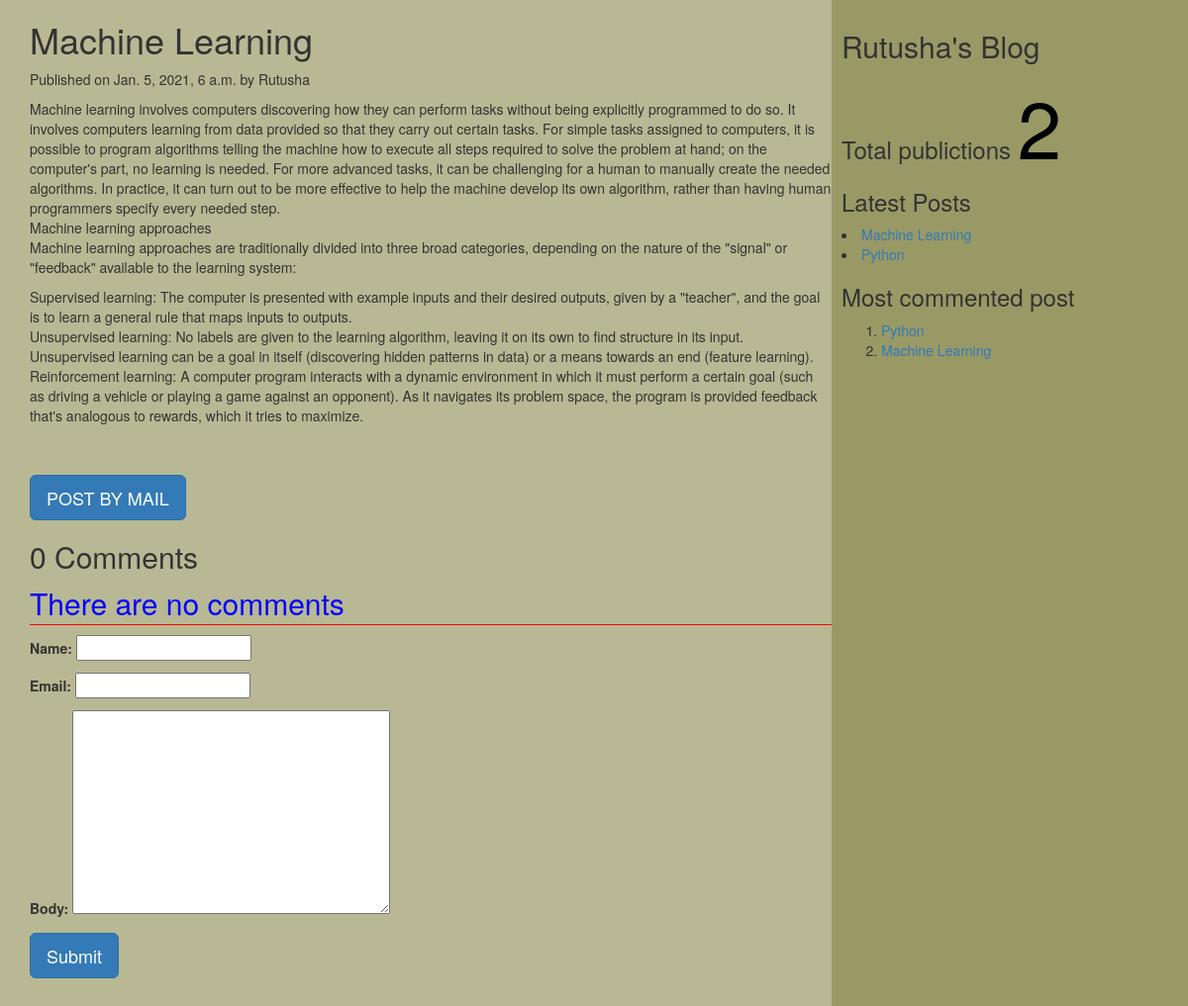
/2021/01/05/machine-learning, run on the app's committed database.
### myApp/models.py (models this page shows, shortened)
class Post(models.Model):
          tags=TaggableManager()
          STATUS_CHOICES=(('draft','Draft'),('published','Published'))
          title=models.CharField(max_length=256)
          slug=models.SlugField(max_length=264,unique_for_date='publish')
          author=models.ForeignKey(User,related_name='blog_posts',on_delete= models.CASCADE)
          body=models.TextField()
          publish=models.DateTimeField(default=timezone.now)
          created=models.DateTimeField(auto_now_add=True)
          updated=models.DateTimeField(auto_now=True)
          status= models.CharField(max_length=10,choices=STATUS_CHOICES,default='draft')
          objects=CustomManager()
          class Meta:
                ordering=('-publish',)
          def get_absolute_url(self):
                return reverse('post_detail',args=[self.publish.year,self.publish.strftime('%m'),self.publish.strftime('%d'),self.slug])

### myApp/views.py (the view, shortened to what this page needs)
# urls.py: url(r'(?P<year>\d{4})/(?P<month>\d{2})/(?P<day>\d{2})/(?P<post>[-\w]+)',views.post_detail_view,name='post_detail'),
def post_detail_view(request,year,month,day,post):
    post=get_object_or_404(Post,slug=post,publish__year=year,publish__month=month,publish__day=day)
    comments=post.comments.filter(active=True)
    csubmit=False
    form=CommentForm()
    d={'post':post,'form':form,'csubmit':csubmit,'comments':comments}
    return render(request,'myApp/post_detail.html',d)

### myApp/forms.py
class CommentForm(forms.ModelForm):
    class Meta:
        model=Comment
        fields=('name','email','body')

### myApp/models.py (called while the page is built)
    def get_queryset(self):
        return super().get_queryset().filter(status='published')

### myApp/templatetags/mytags.py (called while the page is built)
@register.simple_tag
def total_posts():
    return Post.objects.count()

@register.inclusion_tag('myApp/latest_post.html')
def show_latest_posts(count=3):
    latest_posts=Post.objects.order_by('-publish')[:count]
    return {'latest_posts':latest_posts}

@register.simple_tag
def get_most_commented_posts(count=2):
    return Post.objects.annotate(total_comments=Count('comments')).order_by('-total_comments')[:count]

### templates/myApp/post_detail.html (shortened to what this page needs)
<html>
    {%extends 'myApp/parent.html'%}
        {%block content_block%}
        <h1>{{post.title}}</h1>
        <p>Published on {{post.publish}} by {{post.author|title}}</p>
        {{post.body|linebreaks}} <br><br>
        <a href="/{{post.id}}/share" class='btn btn-lg btn-primary'>POST BY MAIL</a>
        {%with comments.count as comments_count%}
        <h2>{{comments_count}} Comment{{comments_count|pluralize}}</h2>
        {%endwith%}
        {%if comments%}
         {%for c in comments%}
         <p>Comment {{forloop.counter}} by {{c.name}}</p>
        <div>{{c.body|linebreaks}}</div>
        <hr>
        {%endfor%}
        {%else%}
         <p style="color:blue;font-size:30px;font-style:bold;border-bottom:1px red solid;">There are no comments</p>
        {%endif%}
         {%if csubmit%}
         <h2>Thank you..Your comment has been added successfully!!</h2>
         {%else%}
         <form  method="post">
           {{form.as_p}}
           <input type="submit" class='btn btn-lg btn-primary' value="Submit">
         </form>
         {%endif%}
        {%endblock%}

### templates/myApp/parent.html (shortened to what this page needs)
<html>
{%load mytags%}
    <head>
        <link rel="stylesheet" href="https://maxcdn.bootstrapcdn.com/bootstrap/3.3.7/css/bootstrap.min.css">
    </head>
    <body>
        <div class="content" style="width:70%;float:left;background-color:#b8b894;height:300%;padding:0 0 0 30px">
              {%block content_block%}
              {%endblock%}
        </div>
        <div class="sidebar" style="width:30%;float:right;background-color:#999966;height:300%;padding:10px">
            <h2>Rutusha's Blog</h2>
            <h3>Total publictions
              <span style="color:black;font-size:80px">
              {%total_posts%}</span>
              <h3>Latest Posts</h3>
              {% show_latest_posts 2 %}
              <h3>Most commented post</h3>
              {%get_most_commented_posts as m%}
              <ol>
                {%for post in m%}
                <li><a href="{{post.get_absolute_url}}">{{post.title}}</a></li>
                {%endfor%}
              </ol>
            </h3>
        </div>
    </body>
</html>

### templates/myApp/latest_post.html
<html>
<body>
	{%for post in latest_posts%}
	<li><a href="{{post.get_sbsolute_url}}">{{post.title}}</a></li>
	{%endfor%}
</body>
</html>

### data on the page
Post: title "Machine Learning", publish "Jan. 5, 2021, 6 a.m.", author "Rutusha", body "Machine learning involves computers discovering how they can perform tasks without being explicitly programmed to do so. It involves computers learning from data provided so that they carry out certain tasks. For simple tasks assigned to computers, it is possible to program algorithms telling the machine how to execute all steps required to solve the problem at hand; on the computer's part, no learning is needed. For more advanced tasks, it can be challenging for a human to manually create the needed algorithms. In practice, it can turn out to be more effective to help the machine develop its own algorithm, rather than having human programmers specify every needed step. Machine learning…"
Post: title "Python"

### other printed values
{{ comments_count }} "0"
